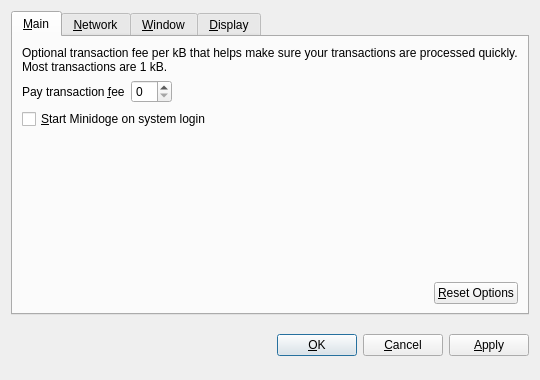
<?xml version="1.0" encoding="UTF-8"?>
<ui version="4.0">
 <class>OptionsDialog</class>
 <widget class="QDialog" name="OptionsDialog">
  <property name="geometry">
   <rect>
    <x>0</x>
    <y>0</y>
    <width>540</width>
    <height>380</height>
   </rect>
  </property>
  <property name="windowTitle">
   <string>Options</string>
  </property>
  <property name="modal">
   <bool>true</bool>
  </property>
  <layout class="QVBoxLayout" name="verticalLayout">
   <item>
    <widget class="QTabWidget" name="tabWidget">
     <property name="tabPosition">
      <enum>QTabWidget::North</enum>
     </property>
     <property name="currentIndex">
      <number>0</number>
     </property>
     <widget class="QWidget" name="tabMain">
      <attribute name="title">
       <string>&amp;Main</string>
      </attribute>
      <layout class="QVBoxLayout" name="verticalLayout_Main">
       <item>
        <widget class="QLabel" name="transactionFeeInfoLabel">
         <property name="text">
          <string>Optional transaction fee per kB that helps make sure your transactions are processed quickly. Most transactions are 1 kB.</string>
         </property>
         <property name="textFormat">
          <enum>Qt::PlainText</enum>
         </property>
         <property name="wordWrap">
          <bool>true</bool>
         </property>
        </widget>
       </item>
       <item>
        <layout class="QHBoxLayout" name="horizontalLayout_1_Main">
         <item>
          <widget class="QLabel" name="transactionFeeLabel">
           <property name="text">
            <string>Pay transaction &amp;fee</string>
           </property>
           <property name="textFormat">
            <enum>Qt::PlainText</enum>
           </property>
           <property name="buddy">
            <cstring>transactionFee</cstring>
           </property>
          </widget>
         </item>
         <item>
          <widget class="BitcoinAmountField" name="transactionFee"/>
         </item>
         <item>
          <spacer name="horizontalSpacer_1_Main">
           <property name="orientation">
            <enum>Qt::Horizontal</enum>
           </property>
           <property name="sizeHint" stdset="0">
            <size>
             <width>40</width>
             <height>20</height>
            </size>
           </property>
          </spacer>
         </item>
        </layout>
       </item>
       <item>
        <widget class="QCheckBox" name="bitcoinAtStartup">
         <property name="toolTip">
          <string>Automatically start Minidoge after logging in to the system.</string>
         </property>
         <property name="text">
          <string>&amp;Start Minidoge on system login</string>
         </property>
        </widget>
       </item>
       <item>
        <spacer name="verticalSpacer_Main">
         <property name="orientation">
          <enum>Qt::Vertical</enum>
         </property>
         <property name="sizeHint" stdset="0">
          <size>
           <width>20</width>
           <height>40</height>
          </size>
         </property>
        </spacer>
       </item>
       <item>
        <layout class="QHBoxLayout" name="horizontalLayout_2_Main">
         <item>
          <spacer name="horizontalSpacer_2_Main">
           <property name="orientation">
            <enum>Qt::Horizontal</enum>
           </property>
           <property name="sizeHint" stdset="0">
            <size>
             <width>40</width>
             <height>20</height>
            </size>
           </property>
          </spacer>
         </item>
         <item>
          <widget class="QPushButton" name="resetButton">
           <property name="toolTip">
            <string>Reset all client options to default.</string>
           </property>
           <property name="text">
            <string>&amp;Reset Options</string>
           </property>
           <property name="autoDefault">
            <bool>false</bool>
           </property>
          </widget>
         </item>
        </layout>
       </item>
      </layout>
     </widget>
     <widget class="QWidget" name="tabNetwork">
      <attribute name="title">
       <string>&amp;Network</string>
      </attribute>
      <layout class="QVBoxLayout" name="verticalLayout_Network">
       <item>
        <widget class="QCheckBox" name="mapPortUpnp">
         <property name="toolTip">
          <string>Automatically open the Minidoge client port on the router. This only works when your router supports UPnP and it is enabled.</string>
         </property>
         <property name="text">
          <string>Map port using &amp;UPnP</string>
         </property>
        </widget>
       </item>
       <item>
        <widget class="QCheckBox" name="connectSocks">
         <property name="toolTip">
          <string>Connect to the Minidoge network through a SOCKS proxy (e.g. when connecting through Tor).</string>
         </property>
         <property name="text">
          <string>&amp;Connect through SOCKS proxy:</string>
         </property>
        </widget>
       </item>
       <item>
        <layout class="QHBoxLayout" name="horizontalLayout_Network">
         <item>
          <widget class="QLabel" name="proxyIpLabel">
           <property name="text">
            <string>Proxy &amp;IP:</string>
           </property>
           <property name="textFormat">
            <enum>Qt::PlainText</enum>
           </property>
           <property name="buddy">
            <cstring>proxyIp</cstring>
           </property>
          </widget>
         </item>
         <item>
          <widget class="QValidatedLineEdit" name="proxyIp">
           <property name="maximumSize">
            <size>
             <width>140</width>
             <height>16777215</height>
            </size>
           </property>
           <property name="toolTip">
            <string>IP address of the proxy (e.g. 127.0.0.1)</string>
           </property>
          </widget>
         </item>
         <item>
          <widget class="QLabel" name="proxyPortLabel">
           <property name="text">
            <string>&amp;Port:</string>
           </property>
           <property name="textFormat">
            <enum>Qt::PlainText</enum>
           </property>
           <property name="buddy">
            <cstring>proxyPort</cstring>
           </property>
          </widget>
         </item>
         <item>
          <widget class="QLineEdit" name="proxyPort">
           <property name="maximumSize">
            <size>
             <width>55</width>
             <height>16777215</height>
            </size>
           </property>
           <property name="toolTip">
            <string>Port of the proxy (e.g. 9050)</string>
           </property>
          </widget>
         </item>
         <item>
          <widget class="QLabel" name="socksVersionLabel">
           <property name="text">
            <string>SOCKS &amp;Version:</string>
           </property>
           <property name="textFormat">
            <enum>Qt::PlainText</enum>
           </property>
           <property name="buddy">
            <cstring>socksVersion</cstring>
           </property>
          </widget>
         </item>
         <item>
          <widget class="QValueComboBox" name="socksVersion">
           <property name="toolTip">
            <string>SOCKS version of the proxy (e.g. 5)</string>
           </property>
          </widget>
         </item>
         <item>
          <spacer name="horizontalSpacer_Network">
           <property name="orientation">
            <enum>Qt::Horizontal</enum>
           </property>
           <property name="sizeHint" stdset="0">
            <size>
             <width>40</width>
             <height>20</height>
            </size>
           </property>
          </spacer>
         </item>
        </layout>
       </item>
       <item>
        <spacer name="verticalSpacer_Network">
         <property name="orientation">
          <enum>Qt::Vertical</enum>
         </property>
         <property name="sizeHint" stdset="0">
          <size>
           <width>20</width>
           <height>40</height>
          </size>
         </property>
        </spacer>
       </item>
      </layout>
     </widget>
     <widget class="QWidget" name="tabWindow">
      <attribute name="title">
       <string>&amp;Window</string>
      </attribute>
      <layout class="QVBoxLayout" name="verticalLayout_Window">
       <item>
        <widget class="QCheckBox" name="minimizeToTray">
         <property name="toolTip">
          <string>Show only a tray icon after minimizing the window.</string>
         </property>
         <property name="text">
          <string>&amp;Minimize to the tray instead of the taskbar</string>
         </property>
        </widget>
       </item>
       <item>
        <widget class="QCheckBox" name="minimizeOnClose">
         <property name="toolTip">
          <string>Minimize instead of exit the application when the window is closed. When this option is enabled, the application will be closed only after selecting Quit in the menu.</string>
         </property>
         <property name="text">
          <string>M&amp;inimize on close</string>
         </property>
        </widget>
       </item>
       <item>
        <spacer name="verticalSpacer_Window">
         <property name="orientation">
          <enum>Qt::Vertical</enum>
         </property>
         <property name="sizeHint" stdset="0">
          <size>
           <width>20</width>
           <height>40</height>
          </size>
         </property>
        </spacer>
       </item>
      </layout>
     </widget>
     <widget class="QWidget" name="tabDisplay">
      <attribute name="title">
       <string>&amp;Display</string>
      </attribute>
      <layout class="QVBoxLayout" name="verticalLayout_Display">
       <item>
        <layout class="QHBoxLayout" name="horizontalLayout_1_Display">
         <item>
          <widget class="QLabel" name="langLabel">
           <property name="text">
            <string>User Interface &amp;language:</string>
           </property>
           <property name="textFormat">
            <enum>Qt::PlainText</enum>
           </property>
           <property name="buddy">
            <cstring>lang</cstring>
           </property>
          </widget>
         </item>
         <item>
          <widget class="QValueComboBox" name="lang">
           <property name="toolTip">
            <string>The user interface language can be set here. This setting will take effect after restarting Minidoge.</string>
           </property>
          </widget>
         </item>
        </layout>
       </item>
       <item>
        <layout class="QHBoxLayout" name="horizontalLayout_2_Display">
         <item>
          <widget class="QLabel" name="unitLabel">
           <property name="text">
            <string>&amp;Unit to show amounts in:</string>
           </property>
           <property name="textFormat">
            <enum>Qt::PlainText</enum>
           </property>
           <property name="buddy">
            <cstring>unit</cstring>
           </property>
          </widget>
         </item>
         <item>
          <widget class="QValueComboBox" name="unit">
           <property name="toolTip">
            <string>Choose the default subdivision unit to show in the interface and when sending coins.</string>
           </property>
          </widget>
         </item>
        </layout>
       </item>
       <item>
        <widget class="QCheckBox" name="displayAddresses">
         <property name="toolTip">
          <string>Whether to show Minidoge addresses in the transaction list or not.</string>
         </property>
         <property name="text">
          <string>&amp;Display addresses in transaction list</string>
         </property>
        </widget>
       </item>
       <item>
        <widget class="QCheckBox" name="coinControlFeatures">
         <property name="toolTip">
          <string>Whether to show coin control features or not.</string>
         </property>
         <property name="text">
          <string>Display coin &amp;control features (experts only!)</string>
         </property>
        </widget>
       </item>
       <item>
        <spacer name="verticalSpacer_Display">
         <property name="orientation">
          <enum>Qt::Vertical</enum>
         </property>
         <property name="sizeHint" stdset="0">
          <size>
           <width>20</width>
           <height>40</height>
          </size>
         </property>
        </spacer>
       </item>
      </layout>
     </widget>
    </widget>
   </item>
   <item>
    <layout class="QHBoxLayout" name="horizontalLayout_Buttons">
     <item>
      <spacer name="horizontalSpacer_1">
       <property name="orientation">
        <enum>Qt::Horizontal</enum>
       </property>
       <property name="sizeHint" stdset="0">
        <size>
         <width>40</width>
         <height>48</height>
        </size>
       </property>
      </spacer>
     </item>
     <item>
      <widget class="QLabel" name="statusLabel">
       <property name="font">
        <font>
         <weight>75</weight>
         <bold>true</bold>
        </font>
       </property>
       <property name="text">
        <string/>
       </property>
       <property name="textFormat">
        <enum>Qt::PlainText</enum>
       </property>
       <property name="wordWrap">
        <bool>true</bool>
       </property>
      </widget>
     </item>
     <item>
      <spacer name="horizontalSpacer_2">
       <property name="orientation">
        <enum>Qt::Horizontal</enum>
       </property>
       <property name="sizeHint" stdset="0">
        <size>
         <width>40</width>
         <height>48</height>
        </size>
       </property>
      </spacer>
     </item>
     <item>
      <widget class="QPushButton" name="okButton">
       <property name="text">
        <string>&amp;OK</string>
       </property>
      </widget>
     </item>
     <item>
      <widget class="QPushButton" name="cancelButton">
       <property name="text">
        <string>&amp;Cancel</string>
       </property>
       <property name="autoDefault">
        <bool>false</bool>
       </property>
      </widget>
     </item>
     <item>
      <widget class="QPushButton" name="applyButton">
       <property name="text">
        <string>&amp;Apply</string>
       </property>
       <property name="autoDefault">
        <bool>false</bool>
       </property>
      </widget>
     </item>
    </layout>
   </item>
  </layout>
 </widget>
 <customwidgets>
  <customwidget>
   <class>BitcoinAmountField</class>
   <extends>QSpinBox</extends>
   <header>bitcoinamountfield.h</header>
  </customwidget>
  <customwidget>
   <class>QValueComboBox</class>
   <extends>QComboBox</extends>
   <header>qvaluecombobox.h</header>
  </customwidget>
  <customwidget>
   <class>QValidatedLineEdit</class>
   <extends>QLineEdit</extends>
   <header>qvalidatedlineedit.h</header>
  </customwidget>
 </customwidgets>
 <resources/>
 <connections/>
</ui>
